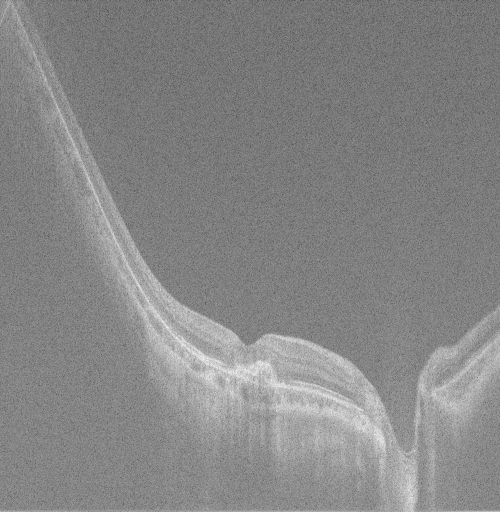
#> input picture data/synthetic_data/data_demo/bv1000-oct-cnv/for_demo/demo_pic/x/60_1.jpg, 1000 x 1024 px (shown at 1/2 size); its folder holds only this picture in this run
$ python generate_faker_Drusen_demo.py
#> lines starting #> are read from the running program, lines starting #| are printed output that depends on the picture; after the words box and inside, x2 and y2 are one past the last pixel; in counts of white or black regions, pixels touching at a corner belong together

# -*- coding: utf-8 -*-
import matplotlib.pyplot as plt
import numpy
import cv2
import os
import glob
import random
# import imutils
import math

def tmp_test(img1, mask2):
    cha = img1 - mask2
    tmp = cha.ravel()[numpy.flatnonzero(cha)]
    print(tmp)


raw_x_files_list = glob.glob("./data/bak/x/*.jpg")
raw_y_files_list = [raw_x_files_i.replace("/x\\", "/y\\") for raw_x_files_i in raw_x_files_list]

# mask_file = glob(os.path.join(backgroud_mask_dir, "**", "*.png"), recursive=True)
# img_file = [elm.replace(backgroud_mask_dir, backgroud_image_dir).replace("_label", "")[:-4] + ".*" for elm in
#                 mask_file]
mask_file_list = glob.glob("./data/Drusen/*.png")

x_raw = cv2.imread(raw_x_files_list[0], 0)
#> x_raw is the input picture: shape (1024, 1000); min 0, max 255, mean 134
y_raw = cv2.imread(raw_y_files_list[0], 0)

# 玻璃膜优个数
dursen_num = 1
# dursen_num = random.randint(1, 4)

idx_begin = 250
idx_end =290
drusen_width_begin = 15
drusen_width_end = 28

idx_scope = idx_end - idx_begin
step = idx_scope // dursen_num

idx0_list = []
idx1_list = []
for i in range(dursen_num):
    weight_idx = random.randint(drusen_width_begin, drusen_width_end)
    tmp = idx_begin + step * i
    idx0_list.append(random.randint(tmp, tmp + step))
    idx1_list.append(idx0_list[i] + weight_idx)
    if idx1_list[i] > tmp + step:
        distance = idx1_list[i] - (tmp + step)
        idx0_list[i] = idx0_list[i] - distance
        idx1_list[i] = idx1_list[i] - distance

# [11 lines of commented-out code are left out]
dim = (1024, 1024)
x_fake = cv2.resize(x_raw, dim, interpolation=cv2.INTER_NEAREST)
y_fake = cv2.resize(y_raw, dim, interpolation=cv2.INTER_NEAREST)
for k in range(dursen_num):
    idx0 = idx0_list[k]
    idx1 = idx1_list[k]
    temp = y_fake[1:] - y_fake[:-1]
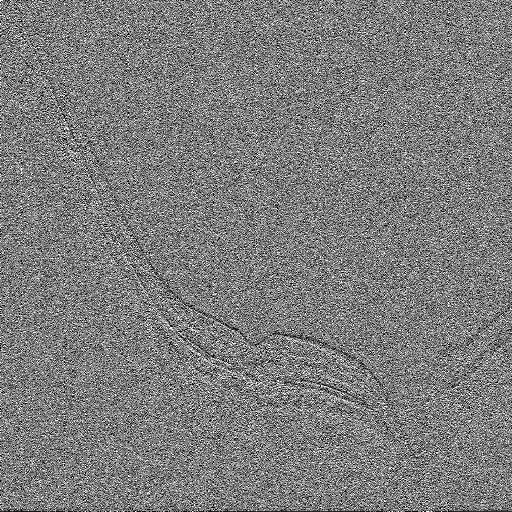
#> temp: shape (1023, 1024) (shown at 1/2 size); min 0, max 255, mean 124.7

    temp[:, :idx0] = 0
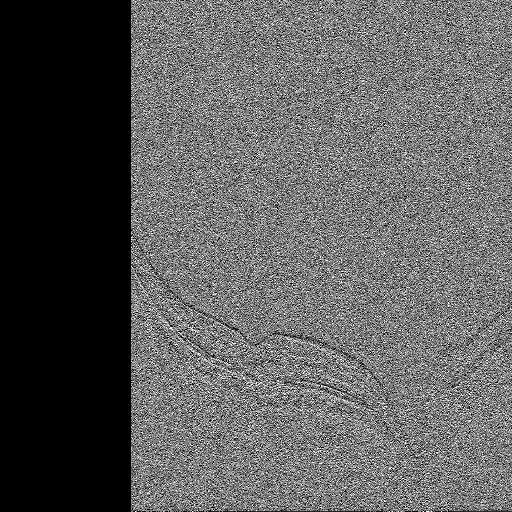
#> temp: shape (1023, 1024) (shown at 1/2 size); min 0, max 255, mean 92.8
    temp[:, idx1:] = 0
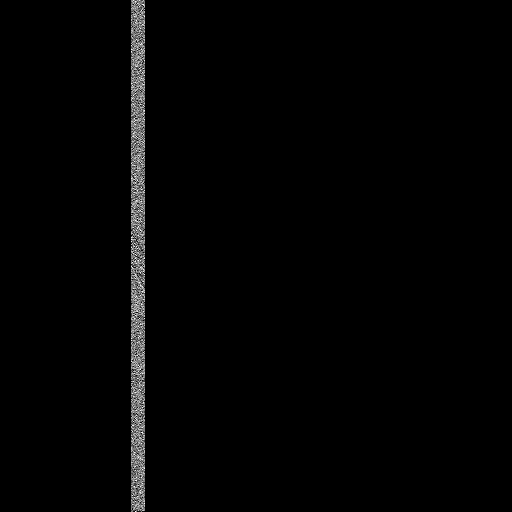
#> temp: shape (1023, 1024) (shown at 1/2 size); min 0, max 255, mean 3.4

    temp_29 = (temp > 0) * (y_fake[1:] == 112)
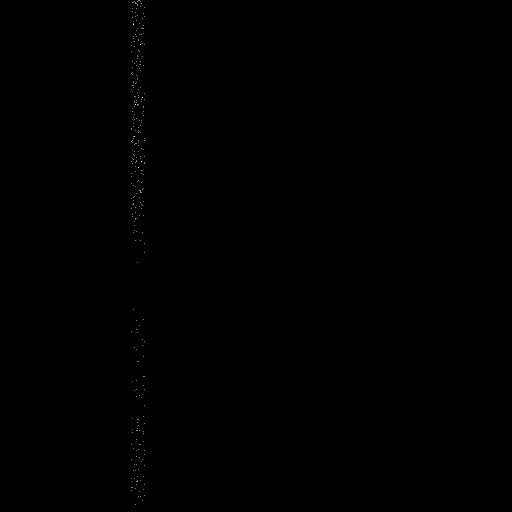
#> temp_29: shape (1023, 1024) bool (shown at 1/2 size); 0.03% white in thin lines or dots, all inside (x1, y1, x2, y2) = (262, 0, 290, 1010)
    temp_21 = (temp > 0) * (y_fake[1:] == 48)
#> temp_21: shape (1023, 1024) bool; 0% white in thin lines or dots, all inside (x1, y1, x2, y2) = (262, 96, 263, 97)
    idx_up_29 = numpy.where(temp_29)
#> idx_up_29 = 319 positions, rows 0 to 1009, columns 262 to 289
    idx_up_21 = numpy.where(temp_21)
#> idx_up_21 = ([96], [262])

    if len(idx_up_29) == 0 or len(idx_up_21) == 0:
        continue

#> (the run stopped early here; a loop or call above may not have finished)
